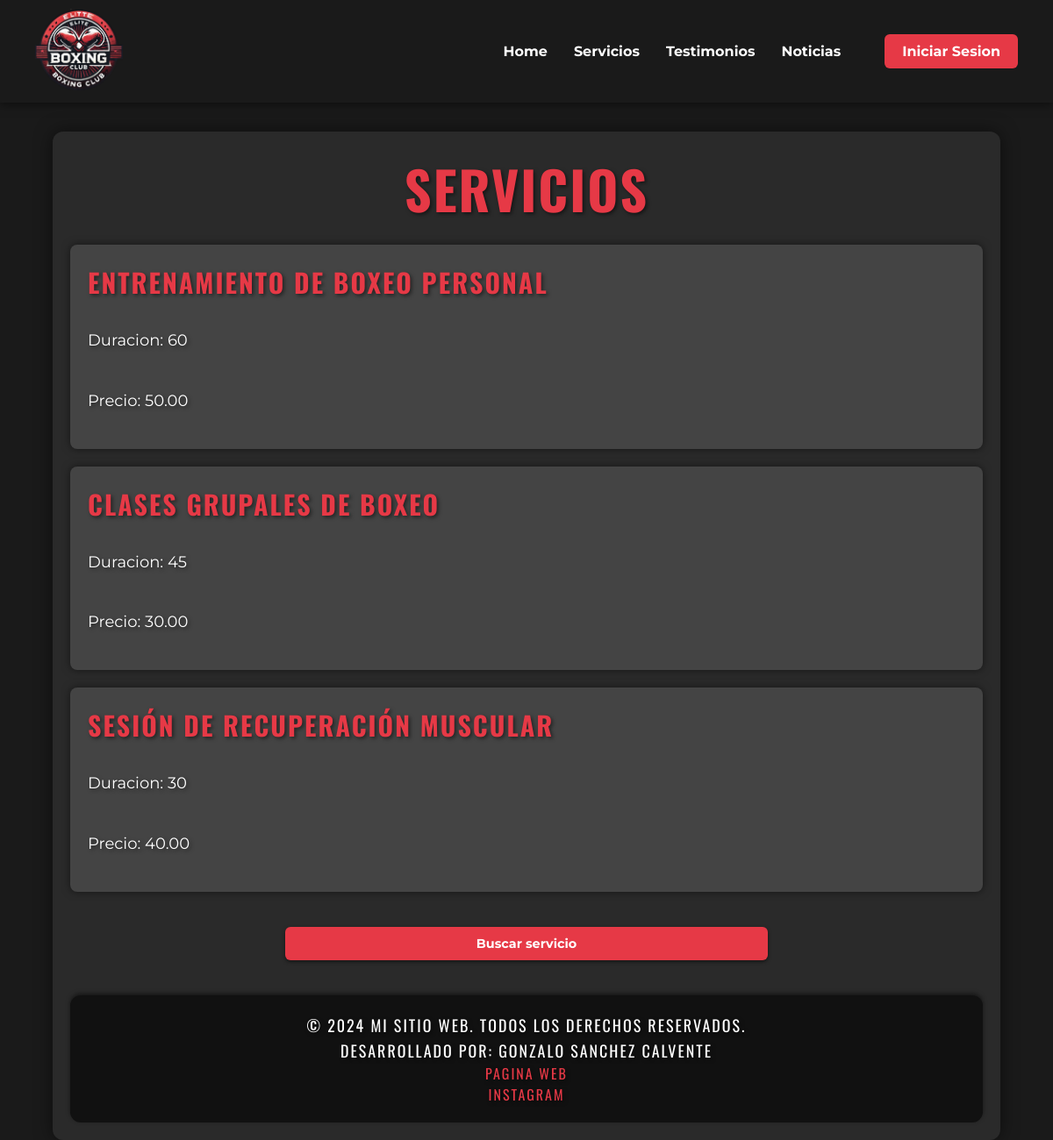
Page /servicios.php on the committed database.
### tables this page shows
CREATE TABLE servicios (
    codigo_servicio INT AUTO_INCREMENT PRIMARY KEY,
    descripcion VARCHAR(255) NOT NULL,
    duracion INT NOT NULL,
    precio DECIMAL(10, 2) NOT NULL
);

### src/php/mostrarServicios.php (the view, shortened to what this page needs)
<?php
require_once("conexion.php");
$consulta = "SELECT * FROM servicios";
$servicios = $conexion->query($consulta);
if ($servicios->num_rows > 0) {
    while ($servicio = $servicios->fetch_assoc()) {
        echo "<article>";
        echo "<h2>" . $servicio["descripcion"] . "</h2>";
        echo "<p>Duracion: " . $servicio["duracion"] . "</p>";
        echo "<p>Precio: " . $servicio["precio"] . "</p>";
        echo "</article>";
    }
} else {
    echo "<p>No hay servicios disponibles</p>";
}
?>

### styles/style.css (style rules this page uses)
:root { --color-fondo: #1a1a1a; --color-texto: #ffffff; --color-primario: #e63946; --color-secundario: #ff1c1c; --color-fondo-seccion: #2a2a2a; --color-hover: #ff4d4d; --color-sombra: rgba(0, 0, 0, 0.5); --color-footer: #111; --color-enlace-footer: #e63946; }
* { margin: 0; padding: 0; box-sizing: border-box; }
body { font-family: 'Montserrat', sans-serif; color: var(--color-texto); background-color: var(--color-fondo); display: flex; flex-direction: column; align-items: center; min-height: 100vh; }
p { color: var(--color-texto); font-size: 18px; line-height: 1.60; margin-bottom: 20px; text-align: justify; text-shadow: 2px 2px 4px var(--color-sombra); }
h2 { font-size: 30px; }
h1, h2, h3, h4, h5, h6 { color: var(--color-primario) !important; font-weight: bold; margin-bottom: 10px; text-align: center; font-family: 'Oswald', sans-serif; text-transform: uppercase; letter-spacing: 2px; text-shadow: 2px 2px 4px var(--color-sombra); }
.servicios article { display: flex; flex-direction: column; align-items: start; gap: 20px; padding: 20px; margin: 20px 0; background-color: #444; border-radius: 8px; box-shadow: 0px 0px 10px var(--color-sombra); transition: transform 0.3s ease; }

### styles/menu.css (style rules this page uses)
:root { --color-fondo: #1a1a1a; --color-texto: #ffffff; --color-primario: #e63946; --color-sombra: rgba(0, 0, 0, 0.5); }

### styles/footer.css (style rules this page uses)
:root { --color-fondo: #1a1a1a; --color-texto: #ffffff; --color-primario: #e63946; --color-secundario: #ff1c1c; --color-fondo-seccion: #2a2a2a; --color-hover: #ff4d4d; --color-sombra: rgba(0, 0, 0, 0.5); --color-footer: #111; --color-enlace-footer: #e63946; }
footer { display: flex; flex-direction: column; background-color: var(--color-footer); padding: 20px; text-align: center; justify-content: center; align-items: center; color: var(--color-texto); font-family: 'Oswald', sans-serif; text-transform: uppercase; letter-spacing: 2px; text-shadow: 2px 2px 4px var(--color-sombra); margin-top: 20px; border-radius: 12px; box-shadow: 0px -2px 5px var(--color-sombra); }
footer a { color: var(--color-enlace-footer); text-decoration: none; transition: color 0.3s ease; }
footer p { margin: 0; }

### rows in the picture
servicios: descripcion "ENTRENAMIENTO DE BOXEO PERSONAL", duracion "60", precio "50.00"
servicios: descripcion "CLASES GRUPALES DE BOXEO", duracion "45", precio "30.00"
servicios: descripcion "SESIÓN DE RECUPERACIÓN MUSCULAR", duracion "30", precio "40.00"
